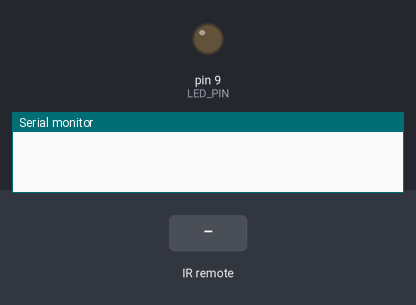
Simulated run of this sketch. Board: Arduino Uno, built with avr-gcc and run on an emulated ATmega328P. Parts: output pins drawn as LEDs (lit = HIGH), the last lines printed to the serial monitor. The inputs (shaded band) are chosen by the test bench.

Above: at 1.2 s.
1.3 s: infrared code 0x1FE48B7 received
At 2.4 s:
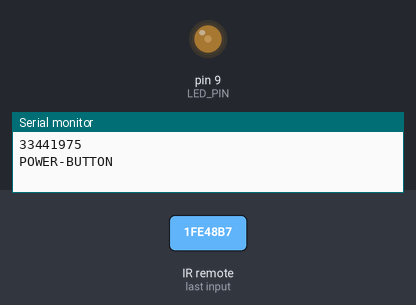
2.8 s: infrared code 0x1FE609F received
At 3.5 s:
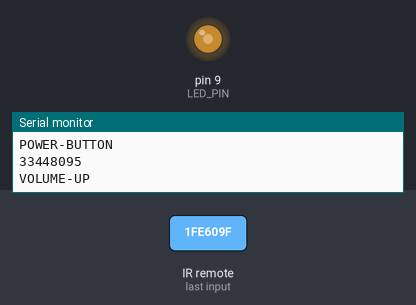
4.3 s: infrared code 0x1FE609F received
At 4.7 s:
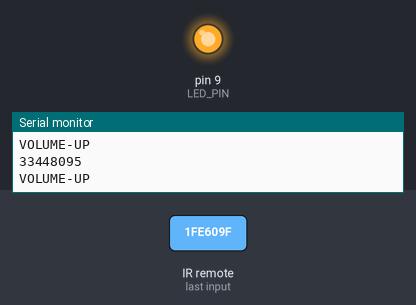
Timing chart, 0 to 7.3 s (numbered marks = the images above; inputs shaded):
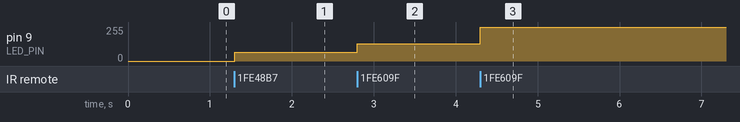

Measured:
- after the input at 1.3 s, pin 9 (LED_PIN): 0/255 → 64/255 at once
- after the input at 2.8 s, pin 9 (LED_PIN): 64/255 → 128/255 at once
- after the input at 4.3 s, pin 9 (LED_PIN): 128/255 → 255/255 at once

The sketch:

TSOP1738RemoteLED.ino
```cpp
#include <IRremote.h>

#define RECV_PIN  3
#define LED_PIN   9

IRrecv irrecv(RECV_PIN);
decode_results results;

#define POWER_BUTTON       33441975
#define MODE_BUTTON        33446055
#define MUTE_BUTTON        33454215

#define PLAY_PAUSE_BUTTON  33456255
#define BACK_BUTTON        33439935
#define FORWARD_BUTTON     33472575

#define EQ_BUTTON          33431775
#define VOL_DOWN_BUTTON    33464415
#define VOL_UP_BUTTON      33448095

#define ZERO_BUTTON        33480735
#define RPT_BUTTON         33427695
#define USD_BUTTON         33460335

#define ONE_BUTTON         33444015
#define TWO_BUTTON         33478695
#define THREE_BUTTON       33486855

#define FOUR_BUTTON        33435855
#define FIVE_BUTTON        33468495
#define SIX_BUTTON         33452175

#define SEVEN_BUTTON       33423615
#define EIGHT_BUTTON       33484815
#define NINE_BUTTON        33462375

void setup()
{
   pinMode(LED_PIN, OUTPUT);
   Serial.begin(9600);
  irrecv.enableIRIn();                      // Start the receiver
}


byte led_val = 0;

void take_action(unsigned long remote_button)
{
  switch (remote_button) {
      case POWER_BUTTON:
        if (led_val == 0)
          led_val = 64;
        else
          led_val = 0;
        Serial.write("POWER-BUTTON\n");
        break;

      case VOL_UP_BUTTON:
        if (led_val == 255)
          led_val = 255;
        else if (led_val == 128)
          led_val = 255;
        else
          led_val = led_val * 2;
        Serial.write("VOLUME-UP\n");
        break;

      case VOL_DOWN_BUTTON:
        if (led_val == 255)
          led_val = 128;
        else if (led_val == 2)
          led_val = 2;
        else
          led_val = led_val / 2;
        Serial.write("VOLUME-DOWN\n");
        break;
  }

  analogWrite(LED_PIN, led_val);

}

void loop() {
  if (irrecv.decode(&results)) {
    Serial.println(results.value);

    take_action(results.value);
    delay(500);
    irrecv.resume();                        // Receive the next value
  }
}
```
